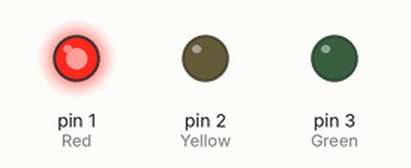
Simulated run of this sketch. Board: Arduino Uno, built with avr-gcc and run on an emulated ATmega328P. On the bench: output pins drawn as LEDs (lit = HIGH).

Above: at 1.5 s.
At 3.5 s:
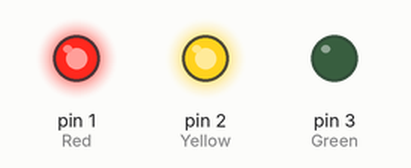
At 5.5 s:
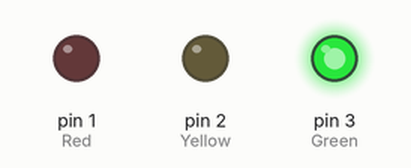
At 7.5 s:
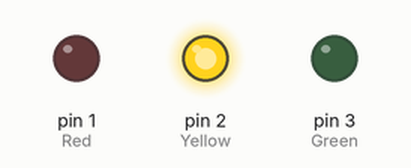
Timing chart, 0 to 10.4 s (numbered marks = the images above):
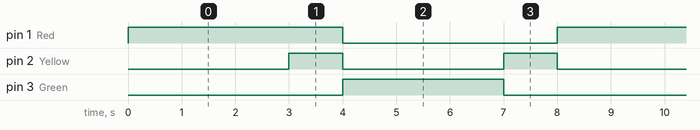

The sketch:

Exercise1a3.ino
```cpp
#define LED 1-3 //connect LEDs to digital pin1-3
void setup() {
 // initialize the digital pin1-3 as an outputs.
 pinMode(1, OUTPUT); // Red
 pinMode(2, OUTPUT); // Yellow
 pinMode(3, OUTPUT); // Green
}

void loop() {
 digitalWrite(1, HIGH);   // set the red LED on
 delay(3000);             // for 3s
 digitalWrite(2, HIGH);	 // set the yellow LED on
 delay(1000);			 // for 1s
 digitalWrite(1, LOW);   // set the red LED off
 digitalWrite(2, LOW);	 // set the yellow LED off
 digitalWrite(3, HIGH);	 // set the green LED on
 delay(3000);			 // for 3s
 digitalWrite(3, LOW);	 // set the green LED off
 digitalWrite(2, HIGH);	 // set the yellow LED on
 delay(1000);			 // for 1s
 digitalWrite(2, LOW);	 // set the yellow LED off
}
```

Exercise1a3.cpp
```cpp
/*File: Exercise1a3
Authors: Hanna Salminen and Aki Rönnkvist
Description: Coding traffic light in Arduino */
#include <Arduino.h>

/*End of auto generated code by Atmel studio */


//Beginning of Auto generated function prototypes by Atmel Studio
//End of Auto generated function prototypes by Atmel Studio

#define LED 1 //connect LEDs to digital pin1-3
#define LED 2
#define LED 3
void setup() {
 // initialize the digital pin1-3 as an outputs.
 pinMode(1, OUTPUT); // Red
 pinMode(2, OUTPUT); // Yellow
 pinMode(3, OUTPUT); // Green
}

void loop() {
 digitalWrite(1, HIGH);   // set the red LED on
 delay(3000);             // for 3s
 digitalWrite(2, HIGH);	 // set the yellow LED on
 delay(1000);			 // for 1s
 digitalWrite(1, LOW);   // set the red LED off
 digitalWrite(2, LOW);	 // set the yellow LED off
 digitalWrite(3, HIGH);	 // set the green LED on
 delay(3000);			 // for 3s
 digitalWrite(3, LOW);	 // set the green LED off
 digitalWrite(2, HIGH);	 // set the yellow LED on
 delay(1000);			 // for 1s
 digitalWrite(2, LOW);	 // set the yellow LED off
}
```

Measured:
- by itself, pin 1 (Red): alternates HIGH for 4.0 s and LOW for 4.0 s
- by itself, pin 2 (Yellow): alternates HIGH for 1.0 s and LOW for 3.0 s
- by itself, pin 3 (Green): alternates HIGH for 3.0 s and LOW for 5.0 s
